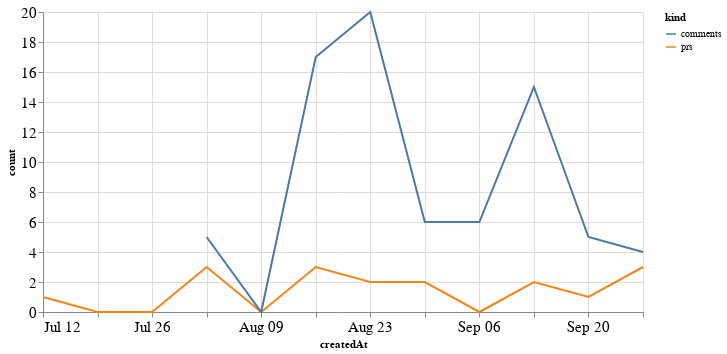

Here is the notebook cell this chart was saved with:
### Code cell
alt.Chart(total_time, width=600).mark_line().encode(
    x='createdAt',
    y='count',
    color='kind'
)

### Figure 1 — Vega-Lite specification as saved in the notebook (floating-point values rounded to 4 significant figures)
{"config": {"axisLeft": {"labelFontSize": 15}, "axisBottom": {"labelFontSize": 15}}, "data": {"name": "data-3f0430d956ae84cbcaa75aee6ebd68d5"}, "mark": "line", "encoding": {"color": {"type": "nominal", "field": "kind"}, "x": {"type": "temporal", "field": "createdAt"}, "y": {"type": "quantitative", "field": "count"}}, "width": 600, "$schema": "https://vega.github.io/schema/vega-lite/v4.8.1.json", "datasets": {"data-3f0430d956ae84cbcaa75aee6ebd68d5": [{"createdAt": "2020-07-12T00:00:00", "kind": "prs", "count": 1.0}, {"createdAt": "2020-07-19T00:00:00", "kind": "prs", "count": 0.0}, {"createdAt": "2020-07-26T00:00:00", "kind": "prs", "count": 0.0}, {"createdAt": "2020-08-02T00:00:00", "kind": "prs", "count": 3.0}, {"createdAt": "2020-08-09T00:00:00", "kind": "prs", "count": 0.0}, {"createdAt": "2020-08-16T00:00:00", "kind": "prs", "count": 3.0}, {"createdAt": "2020-08-23T00:00:00", "kind": "prs", "count": 2.0}, {"createdAt": "2020-08-30T00:00:00", "kind": "prs", "count": 2.0}, {"createdAt": "2020-09-06T00:00:00", "kind": "prs", "count": 0.0}, {"createdAt": "2020-09-13T00:00:00", "kind": "prs", "count": 2.0}, {"createdAt": "2020-09-20T00:00:00", "kind": "prs", "count": 1.0}, {"createdAt": "2020-09-27T00:00:00", "kind": "prs", "count": 3.0}, {"createdAt": "2020-07-12T00:00:00", "kind": "comments", "count": null}, {"createdAt": "2020-07-19T00:00:00", "kind": "comments", "count": null}, {"createdAt": "2020-07-26T00:00:00", "kind": "comments", "count": null}, {"createdAt": "2020-08-02T00:00:00", "kind": "comments", "count": 5.0}, {"createdAt": "2020-08-09T00:00:00", "kind": "comments", "count": 0.0}, {"createdAt": "2020-08-16T00:00:00", "kind": "comments", "count": 17.0}, {"createdAt": "2020-08-23T00:00:00", "kind": "comments", "count": 20.0}, {"createdAt": "2020-08-30T00:00:00", "kind": "comments", "count": 6.0}, {"createdAt": "2020-09-06T00:00:00", "kind": "comments", "count": 6.0}, {"createdAt": "2020-09-13T00:00:00", "kind": "comments", "count": 15.0}, {"createdAt": "2020-09-20T00:00:00", "kind": "comments", "count": 5.0}, {"createdAt": "2020-09-27T00:00:00", "kind": "comments", "count": 4.0}]}}
